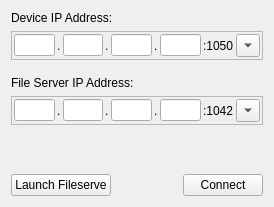
<?xml version="1.0" encoding="UTF-8"?>
<ui version="4.0">
 <class>plQtRemoteConnectionDlg</class>
 <widget class="QDialog" name="plQtRemoteConnectionDlg">
  <property name="geometry">
   <rect>
    <x>0</x>
    <y>0</y>
    <width>274</width>
    <height>207</height>
   </rect>
  </property>
  <property name="minimumSize">
   <size>
    <width>200</width>
    <height>0</height>
   </size>
  </property>
  <property name="maximumSize">
   <size>
    <width>353</width>
    <height>300</height>
   </size>
  </property>
  <property name="windowTitle">
   <string>Remote Connection</string>
  </property>
  <property name="windowIcon">
   <iconset resource="../QtResources/resources.qrc">
    <normaloff>:/EditorFramework/Icons/Connection.svg</normaloff>:/EditorFramework/Icons/Connection.svg</iconset>
  </property>
  <layout class="QVBoxLayout" name="verticalLayout_2">
   <item>
    <widget class="QLabel" name="label">
     <property name="toolTip">
      <string>The IP address of the device on which the remote engine process is running.</string>
     </property>
     <property name="text">
      <string>Device IP Address:</string>
     </property>
    </widget>
   </item>
   <item>
    <widget class="QFrame" name="frame">
     <property name="minimumSize">
      <size>
       <width>0</width>
       <height>0</height>
      </size>
     </property>
     <property name="maximumSize">
      <size>
       <width>350</width>
       <height>16777215</height>
      </size>
     </property>
     <property name="frameShape">
      <enum>QFrame::StyledPanel</enum>
     </property>
     <property name="frameShadow">
      <enum>QFrame::Sunken</enum>
     </property>
     <layout class="QVBoxLayout" name="verticalLayout">
      <property name="spacing">
       <number>2</number>
      </property>
      <property name="leftMargin">
       <number>2</number>
      </property>
      <property name="topMargin">
       <number>2</number>
      </property>
      <property name="rightMargin">
       <number>2</number>
      </property>
      <property name="bottomMargin">
       <number>2</number>
      </property>
      <item>
       <layout class="QHBoxLayout" name="horizontalLayout">
        <item>
         <widget class="QLineEdit" name="IP1">
          <property name="inputMask">
           <string>000</string>
          </property>
          <property name="maxLength">
           <number>3</number>
          </property>
         </widget>
        </item>
        <item>
         <widget class="QLabel" name="label_2">
          <property name="text">
           <string>.</string>
          </property>
         </widget>
        </item>
        <item>
         <widget class="QLineEdit" name="IP2">
          <property name="inputMask">
           <string>000</string>
          </property>
          <property name="maxLength">
           <number>3</number>
          </property>
         </widget>
        </item>
        <item>
         <widget class="QLabel" name="label_3">
          <property name="text">
           <string>.</string>
          </property>
         </widget>
        </item>
        <item>
         <widget class="QLineEdit" name="IP3">
          <property name="inputMask">
           <string>000</string>
          </property>
          <property name="maxLength">
           <number>3</number>
          </property>
         </widget>
        </item>
        <item>
         <widget class="QLabel" name="label_4">
          <property name="text">
           <string>.</string>
          </property>
         </widget>
        </item>
        <item>
         <widget class="QLineEdit" name="IP4">
          <property name="inputMask">
           <string>000</string>
          </property>
          <property name="maxLength">
           <number>3</number>
          </property>
         </widget>
        </item>
        <item>
         <widget class="QLabel" name="LabelPort">
          <property name="text">
           <string>:1050</string>
          </property>
         </widget>
        </item>
        <item>
         <widget class="QToolButton" name="RecentIPs">
          <property name="text">
           <string>...</string>
          </property>
          <property name="popupMode">
           <enum>QToolButton::InstantPopup</enum>
          </property>
          <property name="arrowType">
           <enum>Qt::DownArrow</enum>
          </property>
         </widget>
        </item>
       </layout>
      </item>
     </layout>
    </widget>
   </item>
   <item>
    <spacer name="verticalSpacer_2">
     <property name="orientation">
      <enum>Qt::Vertical</enum>
     </property>
     <property name="sizeType">
      <enum>QSizePolicy::Fixed</enum>
     </property>
     <property name="sizeHint" stdset="0">
      <size>
       <width>20</width>
       <height>10</height>
      </size>
     </property>
    </spacer>
   </item>
   <item>
    <widget class="QLabel" name="LabelFileserveCmd_2">
     <property name="toolTip">
      <string>The IP address that the remote engine process should use to connect to the file server. Typically the IP through which the device can reach this PC.</string>
     </property>
     <property name="text">
      <string>File Server IP Address:</string>
     </property>
    </widget>
   </item>
   <item>
    <widget class="QFrame" name="frame_2">
     <property name="minimumSize">
      <size>
       <width>0</width>
       <height>0</height>
      </size>
     </property>
     <property name="maximumSize">
      <size>
       <width>350</width>
       <height>16777215</height>
      </size>
     </property>
     <property name="frameShape">
      <enum>QFrame::StyledPanel</enum>
     </property>
     <property name="frameShadow">
      <enum>QFrame::Sunken</enum>
     </property>
     <layout class="QVBoxLayout" name="verticalLayout_3">
      <property name="spacing">
       <number>2</number>
      </property>
      <property name="leftMargin">
       <number>2</number>
      </property>
      <property name="topMargin">
       <number>2</number>
      </property>
      <property name="rightMargin">
       <number>2</number>
      </property>
      <property name="bottomMargin">
       <number>2</number>
      </property>
      <item>
       <layout class="QHBoxLayout" name="horizontalLayout_3">
        <item>
         <widget class="QLineEdit" name="FsIP1">
          <property name="inputMask">
           <string>000</string>
          </property>
          <property name="maxLength">
           <number>3</number>
          </property>
         </widget>
        </item>
        <item>
         <widget class="QLabel" name="label_5">
          <property name="text">
           <string>.</string>
          </property>
         </widget>
        </item>
        <item>
         <widget class="QLineEdit" name="FsIP2">
          <property name="inputMask">
           <string>000</string>
          </property>
          <property name="maxLength">
           <number>3</number>
          </property>
         </widget>
        </item>
        <item>
         <widget class="QLabel" name="label_6">
          <property name="text">
           <string>.</string>
          </property>
         </widget>
        </item>
        <item>
         <widget class="QLineEdit" name="FsIP3">
          <property name="inputMask">
           <string>000</string>
          </property>
          <property name="maxLength">
           <number>3</number>
          </property>
         </widget>
        </item>
        <item>
         <widget class="QLabel" name="label_7">
          <property name="text">
           <string>.</string>
          </property>
         </widget>
        </item>
        <item>
         <widget class="QLineEdit" name="FsIP4">
          <property name="inputMask">
           <string>000</string>
          </property>
          <property name="maxLength">
           <number>3</number>
          </property>
         </widget>
        </item>
        <item>
         <widget class="QLabel" name="LabelPort_2">
          <property name="text">
           <string>:1042</string>
          </property>
         </widget>
        </item>
        <item>
         <widget class="QToolButton" name="RecentFsIPs">
          <property name="text">
           <string>...</string>
          </property>
          <property name="popupMode">
           <enum>QToolButton::InstantPopup</enum>
          </property>
          <property name="arrowType">
           <enum>Qt::DownArrow</enum>
          </property>
         </widget>
        </item>
       </layout>
      </item>
     </layout>
    </widget>
   </item>
   <item>
    <spacer name="verticalSpacer">
     <property name="orientation">
      <enum>Qt::Vertical</enum>
     </property>
     <property name="sizeHint" stdset="0">
      <size>
       <width>20</width>
       <height>55</height>
      </size>
     </property>
    </spacer>
   </item>
   <item>
    <layout class="QHBoxLayout" name="horizontalLayout_2">
     <item>
      <widget class="QPushButton" name="ButtonLaunchFS">
       <property name="text">
        <string>Launch Fileserve</string>
       </property>
       <property name="autoDefault">
        <bool>false</bool>
       </property>
      </widget>
     </item>
     <item>
      <spacer name="horizontalSpacer">
       <property name="orientation">
        <enum>Qt::Horizontal</enum>
       </property>
       <property name="sizeHint" stdset="0">
        <size>
         <width>40</width>
         <height>20</height>
        </size>
       </property>
      </spacer>
     </item>
     <item>
      <widget class="QPushButton" name="ButtonConnect">
       <property name="text">
        <string>Connect</string>
       </property>
       <property name="autoDefault">
        <bool>false</bool>
       </property>
      </widget>
     </item>
    </layout>
   </item>
  </layout>
 </widget>
 <resources>
  <include location="../../../Tools/Libs/GuiFoundation/QtResources/resources.qrc"/>
  <include location="../QtResources/resources.qrc"/>
 </resources>
 <connections/>
</ui>
